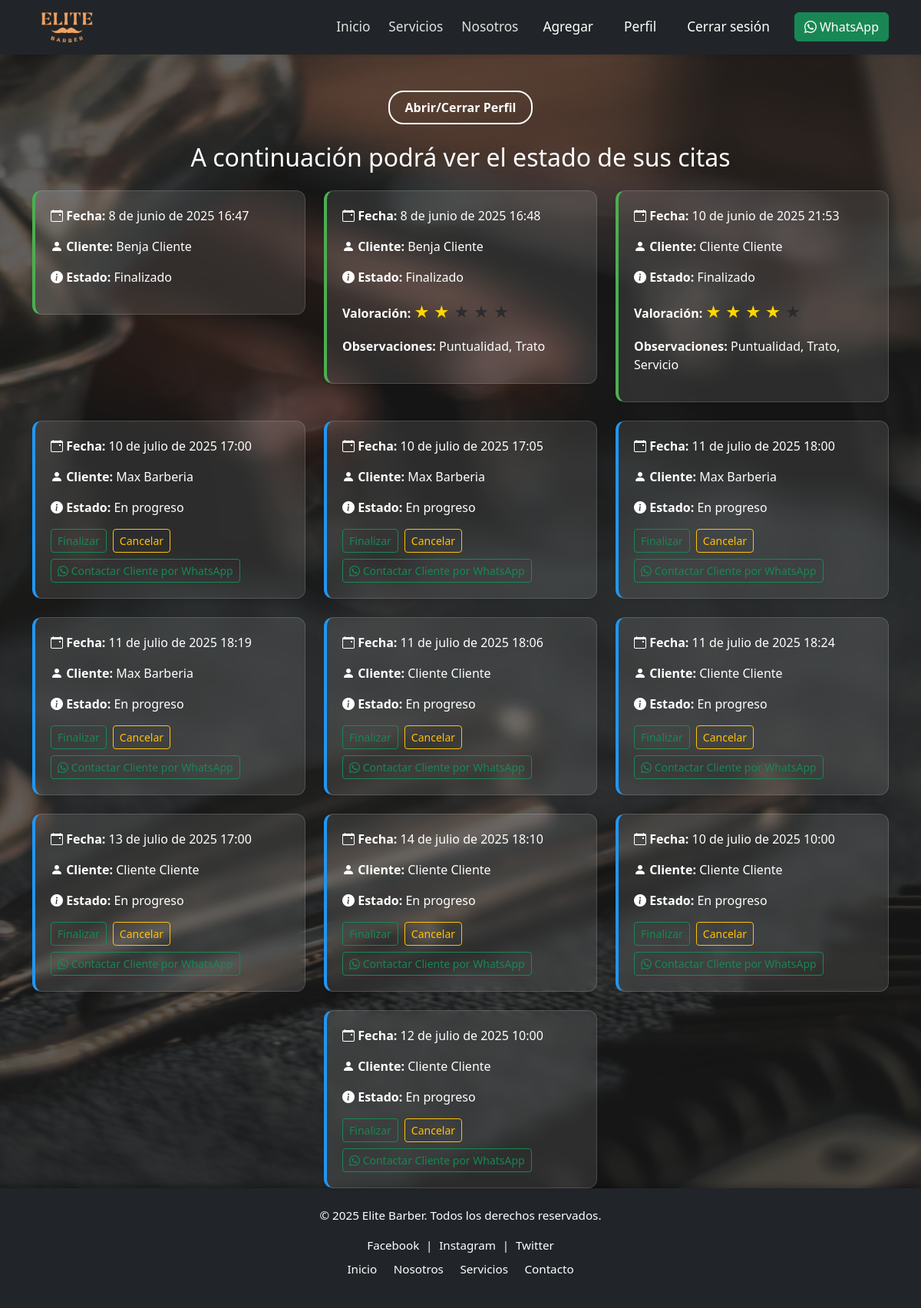
/perfil/ (signed in), run on an earlier commit of the app's database.
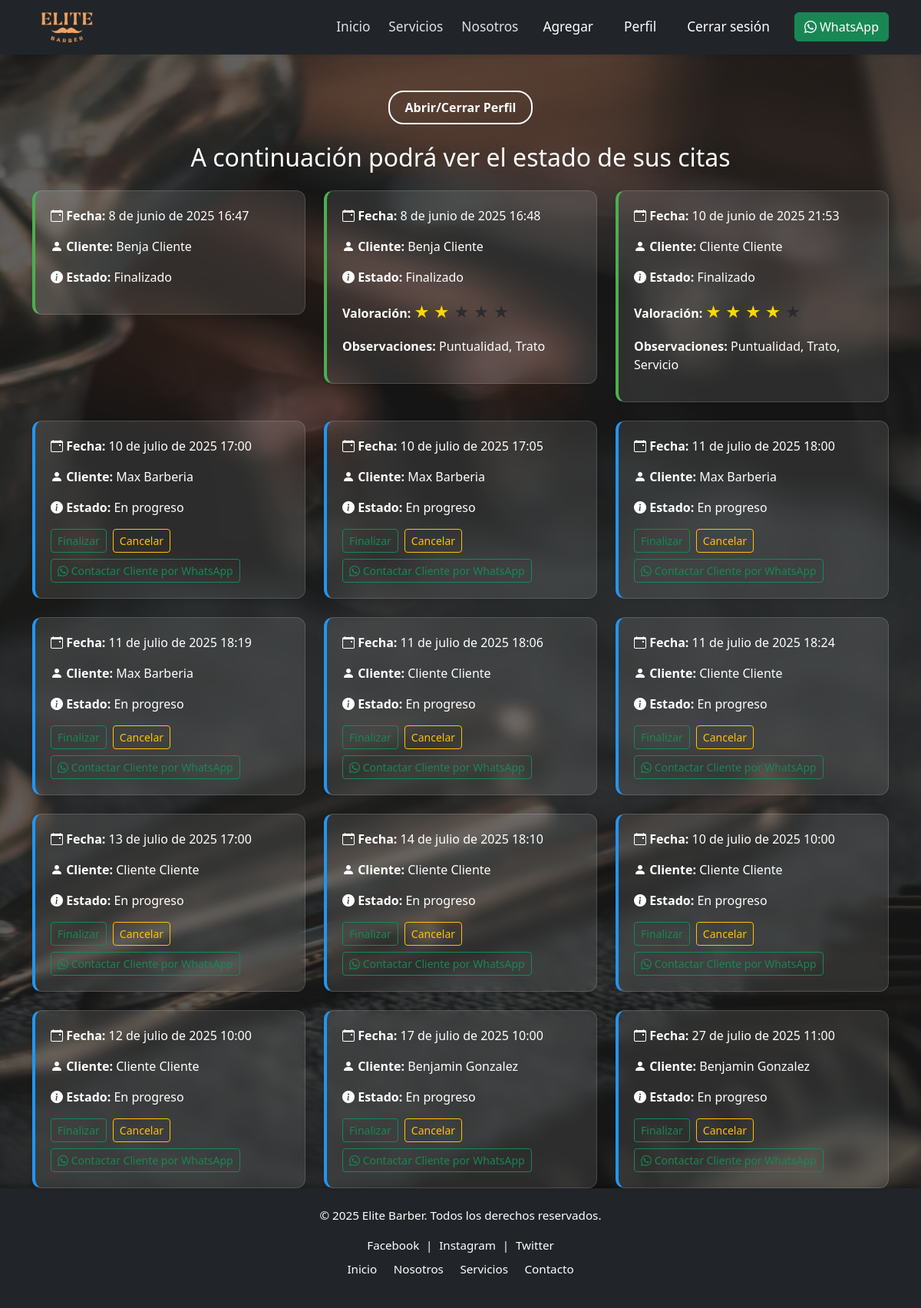
And on a later commit of the database.
### gestion3/models.py (models this page shows, shortened)
class Cita(models.Model):
    id_cita = models.AutoField(primary_key=True)
    id_cliente = models.ForeignKey(Usuario, on_delete=models.CASCADE, related_name='citas_cliente')
    id_servicio = models.ForeignKey(Servicio, on_delete=models.CASCADE)
    id_estado_cita = models.ForeignKey(EstadoCita, on_delete=models.CASCADE)
    fecha_cita = models.DateField()
    hora_cita = models.TimeField()

class Usuario(models.Model):
    id_usuario = models.AutoField(primary_key=True)
    id_tipo_usuario = models.ForeignKey(TipoUsuario, on_delete=models.CASCADE)
    nombre = models.CharField(max_length=100)
    apellido = models.CharField(max_length=100)
    telefono = models.CharField(max_length=20, null=True, blank=True)
    correo = models.EmailField(null=True, blank=True)
    contraseña_hash = models.CharField(max_length=255)
    descripcion_usuario = models.TextField(null=True, blank=True)
    imagen = models.ImageField(upload_to='usuarios/', null=True, blank=True)
    id_estado_usuario = models.ForeignKey(EstadoUsuario, on_delete=models.CASCADE)

class EstadoCita(models.Model):
    id_estado_cita = models.AutoField(primary_key=True)
    ESTADO_CITA_CHOICES = [
        ('En progreso', 'En progreso'),
        ('Finalizado', 'Finalizado'),
        ('Cancelado', 'Cancelado'),
    ]
    estado_cita = models.CharField(max_length=20, choices=ESTADO_CITA_CHOICES)

### gestion3/views.py (the view)
# urls.py: path('perfil/', views.perfil_view, name='perfil'),
def perfil_view(request):
    usuario_id = request.session.get('usuario_id')
    if not usuario_id:
        return redirect('login')
    usuario = get_object_or_404(Usuario, id_usuario=usuario_id)
    if usuario.id_tipo_usuario.tipo == "Cliente":
        citas = Cita.objects.filter(id_cliente=usuario).select_related('id_servicio', 'id_estado_cita')
    else:
        citas = Cita.objects.filter(id_servicio__id_usuario=usuario).select_related('id_cliente', 'id_estado_cita', 'id_servicio')
    citas_info = []
    for cita in citas:
        valoraciones = ValoracionObservacion.objects.filter(id_cita=cita)
        observaciones = [v.id_observacion.nombre_observacion for v in valoraciones]
        valoracion = valoraciones.first().valoracion if valoraciones.exists() else None
        pago_realizado = RegistroPago.objects.filter(id_cita=cita).exists()
        citas_info.append({
            'cita': cita,
            'valoracion': valoracion,
            'observaciones': observaciones,
            'pago_realizado': pago_realizado
        })
    observaciones_disponibles = Observacion.objects.all()
    return render(request, 'gestion3/citas.html', {
        'usuario': usuario,
        'tipo_usuario': usuario.id_tipo_usuario.tipo,
        'citas_info': citas_info,
        'observaciones_disponibles': observaciones_disponibles
    })

### gestion3/context_processors.py (called while the page is built)
def tipo_usuario_context(request):
    tipo_usuario = None
    if request.session.get('usuario_id'):
        try:
            usuario = Usuario.objects.get(id_usuario=request.session['usuario_id'])
            tipo_usuario = usuario.id_tipo_usuario.tipo
        except Usuario.DoesNotExist:
            pass
    return {'tipo_usuario': tipo_usuario}

### gestion3/templates/gestion3/citas.html (shortened to what this page needs)
{% load static %}
<!DOCTYPE html>
<html lang="es">
<head>
  <link href="https://cdn.jsdelivr.net/npm/bootstrap@5.3.0/dist/css/bootstrap.min.css" rel="stylesheet" />
  <link rel="stylesheet" href="{% static 'gestion3/css/nav.css' %}">
  <link rel="stylesheet" href="{% static 'gestion3/css/citas.css' %}">
  <link rel="stylesheet" href="https://cdn.jsdelivr.net/npm/bootstrap-icons@1.11.3/font/bootstrap-icons.min.css">
</head>
<body class="d-flex flex-column min-vh-100" data-tipo-usuario="{{ tipo_usuario }}">
  {% include 'gestion3/nav.html' %}
  <main class="flex-grow-1">
    <div class="text-center mt-5 mb-3">
      <button id="btnTogglePerfil" class="btn btn-outline-light btn-toggle-perfil">Abrir/Cerrar Perfil</button>
    </div>
    <h2 class="text-center text-white mt-4">A continuación podrá ver el estado de sus citas</h2>
    <div class="container mt-4">
      <div class="row g-4 justify-content-center">
      {% for info in citas_info %}
        {% with clase_estado=info.cita.id_estado_cita.estado_cita|lower|cut:" " %}
          <div class="col-md-6 col-lg-4">
            <div class="cita shadow-sm {{ clase_estado }}">
              <p><i class="bi bi-calendar-event"></i> <strong>Fecha:</strong> {{ info.cita.fecha_cita }} {{ info.cita.hora_cita }}</p>
              <p><i class="bi bi-person-fill"></i> <strong>{% if tipo_usuario == "Cliente" %}Barbero{% else %}Cliente{% endif %}:</strong>
                {% if tipo_usuario == "Cliente" %}
                  {{ info.cita.id_servicio.id_usuario.nombre }} {{ info.cita.id_servicio.id_usuario.apellido }}
                {% else %}
                  {{ info.cita.id_cliente.nombre }} {{ info.cita.id_cliente.apellido }}
                {% endif %}
              </p>
              <p><i class="bi bi-info-circle-fill"></i> <strong>Estado:</strong> {{ info.cita.id_estado_cita.estado_cita }}</p>
              {% if tipo_usuario == "Cliente" %}
                {% if info.cita.id_estado_cita.estado_cita == 'En progreso' %}
                  <a href="https://wa.me/56979459711" target="_blank" class="btn btn-outline-success btn-sm mt-2">
                    <i class="bi bi-whatsapp"></i> Cancelar por WhatsApp
                  </a>
                {% endif %}
                {% if info.cita.id_estado_cita.estado_cita == 'Finalizado' and not info.valoracion %}
                  <form method="post" action="{% url 'valorar_cita' info.cita.id_cita %}">
                    {% csrf_token %}
                    <label class="form-label text-white">Valoración:</label>
                    <div class="rating">
                      {% for i in "54321" %}
                        <input type="radio" name="valoracion" value="{{ i }}" id="estrella{{ i }}-{{ info.cita.id_cita }}">
                        <label for="estrella{{ i }}-{{ info.cita.id_cita }}">★</label>
                      {% endfor %}
                    </div>
                    <label class="form-label text-white mt-2">Observaciones:</label>
                    {% for obs in observaciones_disponibles %}
                      <div class="form-check text-white">
                        <input class="form-check-input" type="checkbox" name="observaciones" value="{{ obs.id_observacion }}">
                        <label class="form-check-label">{{ obs.nombre_observacion }}</label>
                      </div>
                    {% endfor %}
                    <button type="submit" class="btn btn-sm btn-outline-light mt-2">Enviar valoración</button>
                  </form>
                {% elif info.valoracion %}
                  <p><strong>Valoración:</strong> <span class="estrellas">{% for i in "12345" %}
                    {% if forloop.counter <= info.valoracion %}★{% else %}<span class="text-muted">★</span>{% endif %}
                  {% endfor %}</span></p>
                  <p><strong>Observaciones:</strong> {{ info.observaciones|join:", " }}</p>
                {% endif %}
              {% else %}
                {% if info.cita.id_estado_cita.estado_cita == "En progreso" %}
                  <div class="d-flex gap-2 flex-wrap">
                    <a href="{% url 'finalizar_cita' info.cita.id_cita %}" class="btn btn-outline-success btn-sm">Finalizar</a>
                    <a href="{% url 'cancelar_cita' info.cita.id_cita %}" class="btn btn-outline-warning btn-sm">Cancelar</a>
                    <a href="https://wa.me/56{{ info.cita.id_cliente.telefono }}" target="_blank" class="btn btn-outline-success btn-sm">
                      <i class="bi bi-whatsapp"></i> Contactar Cliente por WhatsApp
                    </a>
                  </div>
                {% elif info.cita.id_estado_cita.estado_cita == "Finalizado" and not info.pago_realizado %}
                  <a href="{% url 'registrar_pago' %}?cita_id={{ info.cita.id_cita }}" class="btn btn-outline-primary btn-sm mt-2">Registrar pago</a>
                {% endif %}
                {% if info.valoracion %}
                  <p><strong>Valoración:</strong>
                    <span class="estrellas">{% for i in "12345" %}
                      {% if forloop.counter <= info.valoracion %}★{% else %}<span class="text-muted">★</span>{% endif %}
                    {% endfor %}</span>
                  </p>
                  <p><strong>Observaciones:</strong> {{ info.observaciones|join:", " }}</p>
                {% endif %}
              {% endif %}
            </div>
          </div>
        {% endwith %}
      {% endfor %}
      </div>
    </div>
  </main>
  {% include 'gestion3/footer.html' %}
</body>
</html>

### gestion3/templates/gestion3/nav.html (shortened to what this page needs)
{% load static %}
<!DOCTYPE html>
<html lang="es">
<head>
  <link rel="stylesheet" href="{% static 'gestion3/css/nav.css' %}" />
  <link href="https://cdn.jsdelivr.net/npm/bootstrap-icons@1.11.3/font/bootstrap-icons.min.css" rel="stylesheet">
</head>
<body>
<header>
  <nav class="navbar navbar-expand-lg navbar-dark bg-dark shadow-sm fixed-top custom-navbar">
    <div class="container">
      <a class="navbar-brand d-flex align-items-center" href="{% url 'menu' %}">
        <img src="{% static 'gestion3/images/logo.png' %}" alt="Elite Barber Logo" class="logo_menu me-2" style="height:48px;">
      </a>
      <div class="collapse navbar-collapse justify-content-end" id="navbarNavDropdown">
        <ul class="navbar-nav align-items-center gap-2">
          <li class="nav-item">
            <a class="nav-link{% if request.resolver_match.url_name == 'menu' %} active{% endif %}" href="{% url 'menu' %}">Inicio</a>
          </li>
          <li class="nav-item">
            <a class="nav-link{% if request.resolver_match.url_name == 'servicios' %} active{% endif %}" href="{% url 'servicios' %}">Servicios</a>
          </li>
          <li class="nav-item">
            <a class="nav-link{% if request.resolver_match.url_name == 'nosotros' %} active{% endif %}" href="{% url 'nosotros' %}">Nosotros</a>
          </li>
          {% if request.session.usuario_id %}
            {% if tipo_usuario == "Barbero" %}
              <li><a class="dropdown-item" href="{% url 'agregar_servicios' %}">Agregar</a></li>
              <li><a class="dropdown-item" href="{% url 'perfil' %}">Perfil</a></li>
            {% endif %}
            <li><a class="dropdown-item" href="{% url 'logout' %}">Cerrar sesión</a></li>
          {% else %}
            <li><a class="dropdown-item" href="{% url 'login' %}">Login</a></li>
            <li><a class="dropdown-item" href="{% url 'registrate' %}">Registro</a></li>
          {% endif %}
        </ul>
        <div class="d-flex ms-3">
          <a href="https://wa.me/56979459711" target="_blank" class="btn btn-success d-flex align-items-center">
            <i class="bi bi-whatsapp me-1"></i> WhatsApp
          </a>
        </div>
      </div>
    </div>
  </nav>
</header>
</body>
</html>

### gestion3/templates/gestion3/footer.html
<footer class="text-center p-4 bg-dark text-white">
  <p>&copy; 2025 Elite Barber. Todos los derechos reservados.</p>
  <div class="footer-links mb-2">
    <a href="https://www.facebook.com" target="_blank" class="text-white">Facebook</a> |
    <a href="https://www.instagram.com" target="_blank" class="text-white">Instagram</a> |
    <a href="https://www.twitter.com" target="_blank" class="text-white">Twitter</a>
  </div>
  <nav>
    <ul class="list-inline">
      <li class="list-inline-item"><a href="{% url 'menu' %}" class="text-white">Inicio</a></li>
      <li class="list-inline-item"><a href="{% url 'nosotros' %}" class="text-white">Nosotros</a></li>
      <li class="list-inline-item"><a href="{% url 'servicios' %}" class="text-white">Servicios</a></li>
      <li class="list-inline-item"><a href="#contacto" class="text-white">Contacto</a></li>
    </ul>
  </nav>
</footer>

### gestion3/static/gestion3/css/nav.css (style rules this page uses)
.custom-navbar { transition: background 0.3s, box-shadow 0.3s; font-size: 1.08rem; z-index: 1050; padding-top: 0.4rem; padding-bottom: 0.4rem; }
.custom-navbar .navbar-brand { font-size: 1.35rem; display: flex; align-items: center; font-weight: bold; letter-spacing: 0.8px; color: #f8f9fa; }
.logo_menu { height: 44px; width: auto; border-radius: 8px; margin-right: 10px; }
.navbar-nav .nav-link { color: #e0e0e0; font-weight: 500; padding: 0.6rem 1rem; border-radius: 0.4rem; transition: all 0.2s; }
.dropdown-item { color: #fff; padding: 10px 16px; }
footer { background-color: #111; color: #fff; text-align: center; padding: 1.5rem 1rem; font-size: 0.95rem; box-shadow: 0 -2px 10px rgba(0, 0, 0, 0.4); }
footer a { color: #f5f5f5; text-decoration: none; margin: 0 0.3rem; transition: color 0.3s ease; }

### gestion3/static/gestion3/css/citas.css (style rules this page uses)
body { min-height: 100vh; background: linear-gradient(rgba(30,30,30,0.7), rgba(30,30,30,0.7)), url("/static/gestion3/images/fondo-main.jpeg") no-repeat center center fixed; background-size: cover; font-family: 'Segoe UI', sans-serif; color: white; padding-top: 70px; }
.cita { background-color: rgba(255, 255, 255, 0.1); border-radius: 12px; padding: 20px; color: white; backdrop-filter: blur(8px); border: 1px solid rgba(255,255,255,0.15); transition: transform 0.3s; }
.cita.finalizado { border-left: 4px solid #4caf50; }
.cita.enprogreso { border-left: 4px solid #2196f3; }
.btn-toggle-perfil { font-weight: bold; border-radius: 20px; background: transparent; color: white; border: 2px solid white; padding: 8px 20px; transition: background 0.3s, color 0.3s; }
.estrellas { font-size: 1.4em; color: gold; }

What changed in the data, as far as the page shows it:
added Cita: cita.fecha_cita "17 de julio de 2025", cita.hora_cita "10:00", cita.id_cliente.nombre "Benjamin", cita.id_cliente.apellido "Gonzalez", cita.id_estado_cita.estado_cita "En progreso"
added Cita: cita.fecha_cita "27 de julio de 2025", cita.hora_cita "11:00", cita.id_cliente.nombre "Benjamin", cita.id_cliente.apellido "Gonzalez", cita.id_estado_cita.estado_cita "En progreso"
